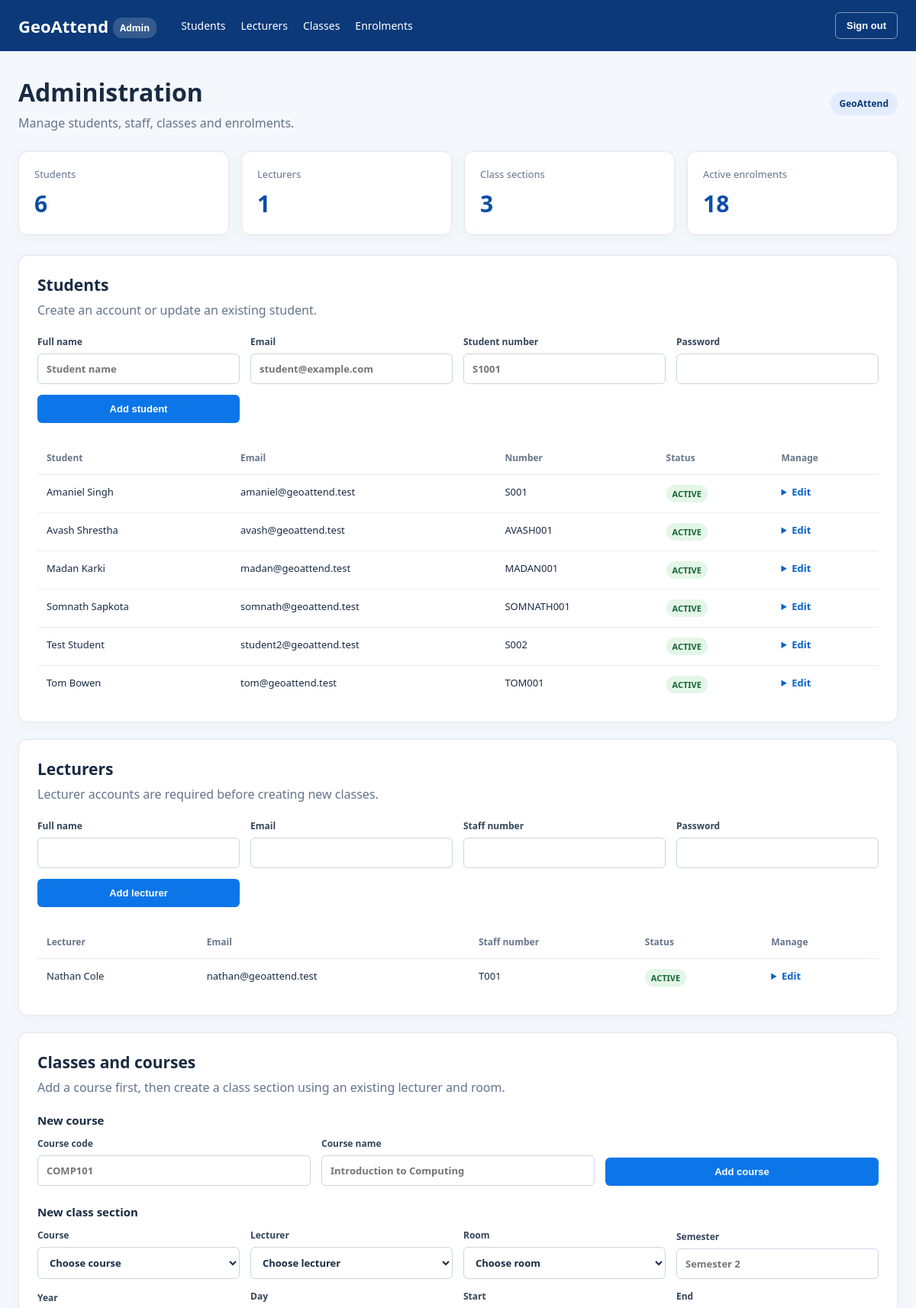
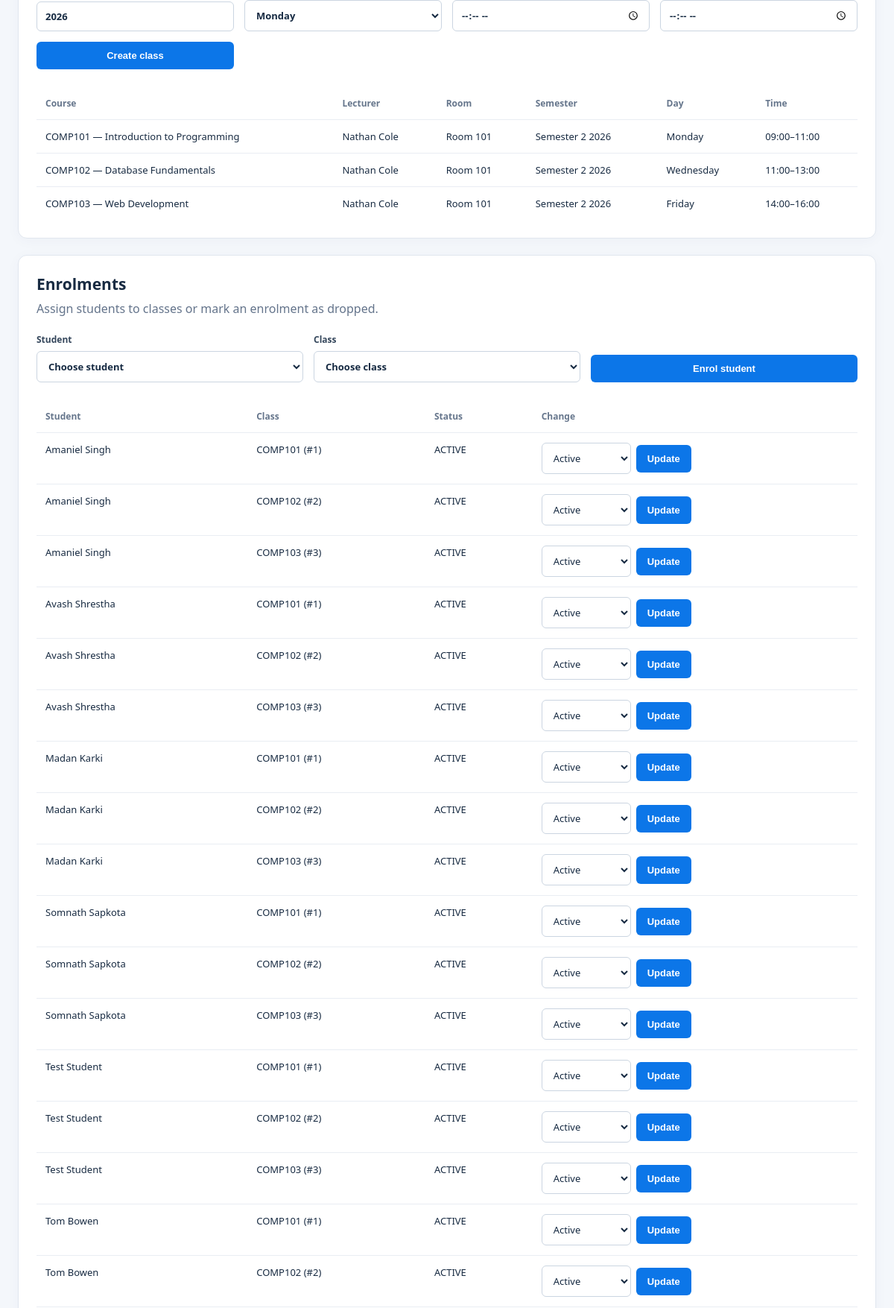
/admin/ (signed in, upper part), run on the app's committed database (2 pictures, top to bottom).
### tables this page shows
CREATE TABLE students (
    student_id INTEGER PRIMARY KEY AUTOINCREMENT,
    user_id INTEGER NOT NULL UNIQUE REFERENCES users(user_id),
    student_number TEXT NOT NULL UNIQUE
);

CREATE TABLE users (
    user_id INTEGER PRIMARY KEY AUTOINCREMENT,
    full_name TEXT NOT NULL,
    email TEXT NOT NULL UNIQUE,
    password_hash TEXT NOT NULL,
    role TEXT NOT NULL CHECK (role IN ('STUDENT', 'LECTURER')),
    account_status TEXT NOT NULL DEFAULT 'ACTIVE'
        CHECK (account_status IN ('ACTIVE', 'INACTIVE')),
    created_at TEXT NOT NULL DEFAULT CURRENT_TIMESTAMP,
    updated_at TEXT NOT NULL DEFAULT CURRENT_TIMESTAMP
);

CREATE TABLE lecturers (
    lecturer_id INTEGER PRIMARY KEY AUTOINCREMENT,
    user_id INTEGER NOT NULL UNIQUE REFERENCES users(user_id),
    staff_number TEXT NOT NULL UNIQUE
);

CREATE TABLE class_sections (
    section_id INTEGER PRIMARY KEY AUTOINCREMENT,

    course_id INTEGER NOT NULL REFERENCES courses(course_id),
    lecturer_id INTEGER NOT NULL REFERENCES lecturers(lecturer_id),
    room_id INTEGER NOT NULL REFERENCES rooms(room_id),

    semester TEXT NOT NULL,
    academic_year TEXT NOT NULL,

    day_of_week TEXT NOT NULL
        CHECK (day_of_week IN (
            'MONDAY',
            'TUESDAY',
            'WEDNESDAY',
            'THURSDAY',
            'FRIDAY',
            'SATURDAY',
            'SUNDAY'
        )),

    start_time TEXT NOT NULL,
    end_time TEXT NOT NULL,

    section_status TEXT NOT NULL DEFAULT 'ACTIVE'
        CHECK (section_status IN ('ACTIVE', 'INACTIVE'))
);

CREATE TABLE courses (
    course_id INTEGER PRIMARY KEY AUTOINCREMENT,
    course_code TEXT NOT NULL UNIQUE,
    course_name TEXT NOT NULL,
    course_description TEXT
);

CREATE TABLE rooms (
    room_id INTEGER PRIMARY KEY AUTOINCREMENT,
    room_name TEXT NOT NULL,
    building TEXT,
    latitude REAL NOT NULL,
    longitude REAL NOT NULL,
    allowed_radius_m REAL NOT NULL CHECK (allowed_radius_m > 0)
);

CREATE TABLE enrolments (
    enrolment_id INTEGER PRIMARY KEY AUTOINCREMENT,

    student_id INTEGER NOT NULL REFERENCES students(student_id),
    section_id INTEGER NOT NULL REFERENCES class_sections(section_id),

    enrolment_status TEXT NOT NULL DEFAULT 'ACTIVE'
        CHECK (enrolment_status IN ('ACTIVE', 'DROPPED')),

    enrolled_at TEXT NOT NULL DEFAULT CURRENT_TIMESTAMP,

    UNIQUE (student_id, section_id)
);

### admin.py (the view)
@admin_bp.get('/')
@admin_required
def dashboard():
    students = _read('''
        SELECT s.student_id, s.student_number, u.user_id, u.full_name,
               u.email, u.account_status
        FROM students s JOIN users u ON u.user_id = s.user_id
        ORDER BY u.full_name
    ''')
    lecturers = _read('''
        SELECT l.lecturer_id, l.staff_number, u.user_id, u.full_name,
               u.email, u.account_status
        FROM lecturers l JOIN users u ON u.user_id = l.user_id
        ORDER BY u.full_name
    ''')
    courses = _read('SELECT * FROM courses ORDER BY course_code')
    rooms = _read('SELECT * FROM rooms ORDER BY room_name')
    sections = _read('''
        SELECT cs.*, c.course_code, c.course_name,
               u.full_name AS lecturer_name, r.room_name
        FROM class_sections cs
        JOIN courses c ON c.course_id = cs.course_id
        JOIN lecturers l ON l.lecturer_id = cs.lecturer_id
        JOIN users u ON u.user_id = l.user_id
        JOIN rooms r ON r.room_id = cs.room_id
        ORDER BY cs.academic_year DESC, c.course_code
    ''')
    enrolments = _read('''
        SELECT e.enrolment_id, e.enrolment_status,
               u.full_name AS student_name, c.course_code,
               cs.section_id
        FROM enrolments e
        JOIN students s ON s.student_id = e.student_id
        JOIN users u ON u.user_id = s.user_id
        JOIN class_sections cs ON cs.section_id = e.section_id
        JOIN courses c ON c.course_id = cs.course_id
        ORDER BY u.full_name, c.course_code
    ''')
    return render_template('admin.html', students=students, lecturers=lecturers,
                           courses=courses, rooms=rooms, sections=sections,
                           enrolments=enrolments, days=DAYS, csrf_token=_csrf())

### templates/admin.html (shortened to what this page needs)
<!DOCTYPE html>
<html lang="en">
<head>
    <link rel="stylesheet" href="{{ url_for('static', filename='CSS/admin.css') }}">
</head>
<body>
    <header class="topbar">
        <div class="brand">GeoAttend <span>Admin</span></div>
        <nav aria-label="Admin sections">
            <a href="#students">Students</a>
            <a href="#lecturers">Lecturers</a>
            <a href="#classes">Classes</a>
            <a href="#enrolments">Enrolments</a>
        </nav>
        <form method="post" action="{{ url_for('geo_admin.logout') }}">
            <button type="submit" class="logout">Sign out</button>
        </form>
    </header>
    <main class="container">
        <div class="page-title">
            <div><h1>Administration</h1><p>Manage students, staff, classes and enrolments.</p></div>
            <span class="pill">GeoAttend</span>
        </div>
        <section class="stats" aria-label="Summary">
            <div class="stat"><span>Students</span><strong>{{ students|length }}</strong></div>
            <div class="stat"><span>Lecturers</span><strong>{{ lecturers|length }}</strong></div>
            <div class="stat"><span>Class sections</span><strong>{{ sections|length }}</strong></div>
            <div class="stat"><span>Active enrolments</span><strong>{{ enrolments|selectattr('enrolment_status', 'equalto', 'ACTIVE')|list|length }}</strong></div>
        </section>
        <section class="panel" id="students">
            <div class="section-heading"><div><h2>Students</h2><p>Create an account or update an existing student.</p></div></div>
            <form class="inline-form" method="post" action="{{ url_for('geo_admin.add_student') }}">
                <label>Full name <input name="full_name" maxlength="120" required placeholder="Student name"></label>
                <label>Email <input name="email" type="email" required placeholder="student@example.com"></label>
                <label>Student number <input name="number" maxlength="40" required placeholder="S1001"></label>
                <label>Password <input type="password" name="password" minlength="10" required autocomplete="new-password"></label>
                <button type="submit">Add student</button>
            </form>
            <div class="table-scroll"><table><thead><tr><th>Student</th><th>Email</th><th>Number</th><th>Status</th><th>Manage</th></tr></thead><tbody>
            {% for s in students %}<tr>
                <td>{{ s.full_name }}</td><td>{{ s.email }}</td><td>{{ s.student_number }}</td>
                <td><span class="status {{ s.account_status|lower }}">{{ s.account_status }}</span></td>
                <td><details><summary>Edit</summary>
                    </details></td>
            </tr>{% else %}<tr><td colspan="5">No students found.</td></tr>{% endfor %}
            </tbody></table></div>
        </section>
        <section class="panel" id="lecturers">
            <div class="section-heading"><div><h2>Lecturers</h2><p>Lecturer accounts are required before creating new classes.</p></div></div>
            <form class="inline-form" method="post" action="{{ url_for('geo_admin.add_lecturer') }}">
                <label>Full name <input name="full_name" maxlength="120" required></label>
                <label>Email <input name="email" type="email" required></label>
                <label>Staff number <input name="number" maxlength="40" required></label>
                <label>Password <input type="password" name="password" minlength="10" required autocomplete="new-password"></label>
                <button type="submit">Add lecturer</button>
            </form>
            <div class="table-scroll"><table><thead><tr><th>Lecturer</th><th>Email</th><th>Staff number</th><th>Status</th><th>Manage</th></tr></thead><tbody>
            {% for l in lecturers %}<tr>
                <td>{{ l.full_name }}</td><td>{{ l.email }}</td><td>{{ l.staff_number }}</td>
                <td><span class="status {{ l.account_status|lower }}">{{ l.account_status }}</span></td>
                <td><details><summary>Edit</summary>
                    </details></td>
            </tr>{% else %}<tr><td colspan="5">No lecturers found.</td></tr>{% endfor %}
            </tbody></table></div>
        </section>
        <section class="panel" id="classes">
            <div class="section-heading"><div><h2>Classes and courses</h2><p>Add a course first, then create a class section using an existing lecturer and room.</p></div></div>
            <h3>New course</h3>
            <form class="inline-form smaller" method="post" action="{{ url_for('geo_admin.add_course') }}">
                <label>Course code <input name="course_code" placeholder="COMP101" required></label>
                <label>Course name <input name="course_name" placeholder="Introduction to Computing" required></label>
                <button type="submit">Add course</button>
            </form>
            <h3>New class section</h3>
            <form class="inline-form" method="post" action="{{ url_for('geo_admin.add_class') }}">
                <label>Course <select name="course_id" required><option value="">Choose course</option>{% for c in courses %}<option value="{{ c.course_id }}">{{ c.course_code }} — {{ c.course_name }}</option>{% endfor %}</select></label>
                <label>Lecturer <select name="lecturer_id" required><option value="">Choose lecturer</option>{% for l in lecturers %}<option value="{{ l.lecturer_id }}">{{ l.full_name }}</option>{% endfor %}</select></label>
                <label>Room <select name="room_id" required><option value="">Choose room</option>{% for r in rooms %}<option value="{{ r.room_id }}">{{ r.room_name }}</option>{% endfor %}</select></label>
                <label>Semester <input name="semester" placeholder="Semester 2" maxlength="40" required></label>
                <label>Year <input name="academic_year" value="2026" pattern="[0-9]{4}" required></label>
                <label>Day <select name="day_of_week" required>{% for day in days %}<option value="{{ day }}">{{ day|title }}</option>{% endfor %}</select></label>
                <label>Start <input type="time" name="start_time" required></label>
                <label>End <input type="time" name="end_time" required></label>
                <button type="submit">Create class</button>
            </form>
            <div class="table-scroll"><table><thead><tr><th>Course</th><th>Lecturer</th><th>Room</th><th>Semester</th><th>Day</th><th>Time</th></tr></thead><tbody>
            {% for s in sections %}<tr><td>{{ s.course_code }} — {{ s.course_name }}</td><td>{{ s.lecturer_name }}</td><td>{{ s.room_name }}</td><td>{{ s.semester }} {{ s.academic_year }}</td><td>{{ s.day_of_week|title }}</td><td>{{ s.start_time }}–{{ s.end_time }}</td></tr>
            {% else %}<tr><td colspan="6">No class sections.</td></tr>{% endfor %}
            </tbody></table></div>
        </section>
        <section class="panel" id="enrolments">
            <div class="section-heading"><div><h2>Enrolments</h2><p>Assign students to classes or mark an enrolment as dropped.</p></div></div>
            <form class="inline-form smaller" method="post" action="{{ url_for('geo_admin.add_enrolment') }}">
                <label>Student <select name="student_id" required><option value="">Choose student</option></select></label>
                <label>Class <select name="section_id" required><option value="">Choose class</option></select></label>
                <button type="submit">Enrol student</button>
            </form>
            <div class="table-scroll"><table><thead><tr><th>Student</th><th>Class</th><th>Status</th><th>Change</th></tr></thead><tbody>
            {% for e in enrolments %}<tr><td>{{ e.student_name }}</td><td>{{ e.course_code }} (#{{ e.section_id }})</td><td>{{ e.enrolment_status }}</td><td>
                <form method="post" action="{{ url_for('geo_admin.enrolment_status', enrolment_id=e.enrolment_id) }}" class="mini-form">
                    <select name="status"><option value="ACTIVE" {% if e.enrolment_status == 'ACTIVE' %}selected{% endif %}>Active</option></select>
                    <button type="submit">Update</button>
                </form></td></tr>
            {% else %}<tr><td colspan="4">No enrolments yet.</td></tr>{% endfor %}
            </tbody></table></div>
        </section>
    </main>
</body>
</html>

### data on the page
students: full_name "Amaniel Singh", email "amaniel@geoattend.test", student_number "S001", account_status "ACTIVE"
students: full_name "Avash Shrestha", email "avash@geoattend.test", student_number "AVASH001", account_status "ACTIVE"
students: full_name "Madan Karki", email "madan@geoattend.test", student_number "MADAN001", account_status "ACTIVE"
students: full_name "Somnath Sapkota", email "somnath@geoattend.test", student_number "SOMNATH001", account_status "ACTIVE"
students: full_name "Test Student", email "student2@geoattend.test", student_number "S002", account_status "ACTIVE"
students: full_name "Tom Bowen", email "tom@geoattend.test", student_number "TOM001", account_status "ACTIVE"
lecturers: full_name "Nathan Cole", email "nathan@geoattend.test", staff_number "T001", account_status "ACTIVE"
class_sections: course_code "COMP101", course_name "Introduction to Programming", lecturer_name "Nathan Cole", room_name "Room 101", semester "Semester 2", academic_year "2026", day_of_week "Monday", start_time "09:00", end_time "11:00"
class_sections: course_code "COMP102", course_name "Database Fundamentals", lecturer_name "Nathan Cole", room_name "Room 101", semester "Semester 2", academic_year "2026", day_of_week "Wednesday", start_time "11:00", end_time "13:00"
class_sections: course_code "COMP103", course_name "Web Development", lecturer_name "Nathan Cole", room_name "Room 101", semester "Semester 2", academic_year "2026", day_of_week "Friday", start_time "14:00", end_time "16:00"
enrolments: student_name "Amaniel Singh", course_code "COMP101", section_id "1", enrolment_status "ACTIVE", status "Active"
enrolments: student_name "Amaniel Singh", course_code "COMP102", section_id "2", enrolment_status "ACTIVE", status "Active"
enrolments: student_name "Amaniel Singh", course_code "COMP103", section_id "3", enrolment_status "ACTIVE", status "Active"
enrolments: student_name "Avash Shrestha", course_code "COMP101", section_id "1", enrolment_status "ACTIVE", status "Active"
enrolments: student_name "Avash Shrestha", course_code "COMP102", section_id "2", enrolment_status "ACTIVE", status "Active"
enrolments: student_name "Avash Shrestha", course_code "COMP103", section_id "3", enrolment_status "ACTIVE", status "Active"
enrolments: student_name "Madan Karki", course_code "COMP101", section_id "1", enrolment_status "ACTIVE", status "Active"
enrolments: student_name "Madan Karki", course_code "COMP102", section_id "2", enrolment_status "ACTIVE", status "Active"
enrolments: student_name "Madan Karki", course_code "COMP103", section_id "3", enrolment_status "ACTIVE", status "Active"
enrolments: student_name "Somnath Sapkota", course_code "COMP101", section_id "1", enrolment_status "ACTIVE", status "Active"
enrolments: student_name "Somnath Sapkota", course_code "COMP102", section_id "2", enrolment_status "ACTIVE", status "Active"
enrolments: student_name "Somnath Sapkota", course_code "COMP103", section_id "3", enrolment_status "ACTIVE", status "Active"
enrolments: student_name "Test Student", course_code "COMP101", section_id "1", enrolment_status "ACTIVE", status "Active"
enrolments: student_name "Test Student", course_code "COMP102", section_id "2", enrolment_status "ACTIVE", status "Active"
enrolments: student_name "Test Student", course_code "COMP103", section_id "3", enrolment_status "ACTIVE", status "Active"
enrolments: student_name "Tom Bowen", course_code "COMP101", section_id "1", enrolment_status "ACTIVE", status "Active"
enrolments: student_name "Tom Bowen", course_code "COMP102", section_id "2", enrolment_status "ACTIVE", status "Active"

### other printed values
{{ students|length }} "6"
{{ lecturers|length }} "1"
{{ sections|length }} "3"
form field day_of_week "Monday"
